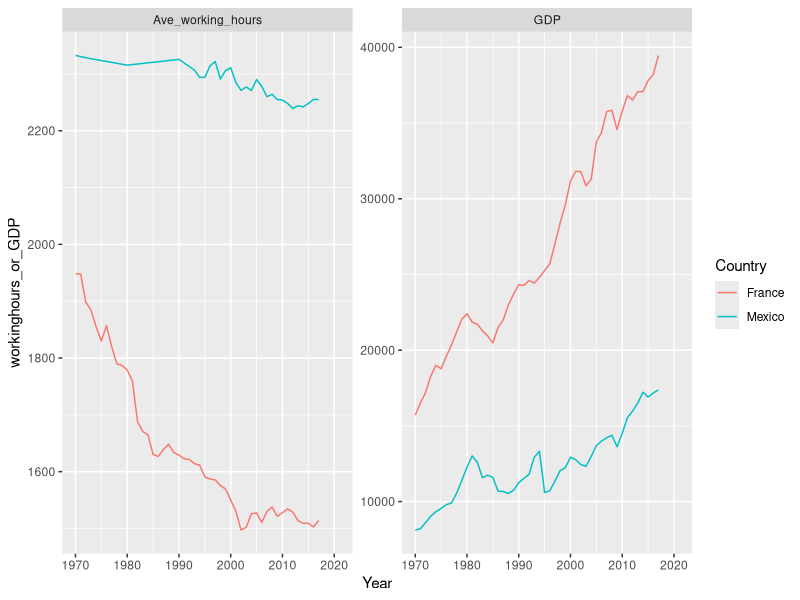
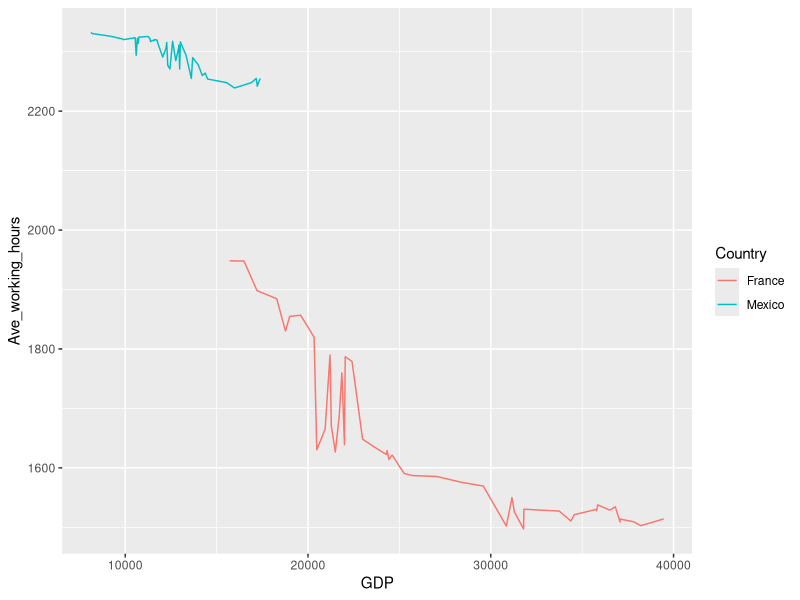

Reproduce these figures in R, in order. (Note: this script raises an error after producing the figures.)
## ---- chunk 1
# Libraries
library(tidyverse)
library(readr)
library(kableExtra)
library(bookdown)

## ---- chunk 2
Analysis_Data <- read_csv(here::here("Data/Assignment_data.csv"))
## ---- chunk 3
#process data
sec3_data <- Analysis_Data %>%
  filter(Entity %in% c("France", "Mexico"),
         Year >= 1970) %>%
  rename(Country = Entity,
         Ave_working_hours = 'Average annual hours worked by persons engaged (avh) (PWT 9.1 (2019))',
         GDP = 'Output-side real GDP per capita (gdppc_o) (PWT 9.1 (2019))',
         Population = 'Population (historical estimates)')
## ---- chunk 4
sec3_figure <- sec3_data %>%
  pivot_longer(cols = "Ave_working_hours":"GDP",
               names_to = "type",
               values_to = "workinghours_or_GDP") 

  ggplot(sec3_figure) +
  geom_line(aes(x = Year,
                y = workinghours_or_GDP,
                color = Country)) +
  facet_wrap(~type, scales = "free_y")
## ---- chunk 5
ggplot(sec3_data) +
    geom_line(aes(x = GDP,
                  y = Ave_working_hours,
                  color = Country)) 
## ---- chunk 6

## ---- chunk 7
knitr::include_graphics("figs/william-iven-gcsNOsPEXfs-unsplash.jpg")
## ---- chunk 8
knitr::include_graphics("figs/helloquence-5fNmWej4tAA-unsplash.jpg")
## ---- chunk 9
knitr::include_graphics("figs/baim-hanif-pYWuOMhtc6k-unsplash.jpg")
## ---- chunk 10
c(1:10)

## ---- chunk 11
penguins %>%
  dplyr::select(body_mass_g,
                ends_with("_mm")
                ) %>%
  glimpse()
## ---- chunk 12
ggplot(data = penguins,
       aes(x = flipper_length_mm,
           y = body_mass_g)) +
  geom_point(aes(color = species,
                 shape = species),
             size = 2) +
  scale_color_manual(
    values = c("darkorange",
               "darkorchid",
               "cyan4"))

## ---- chunk 13
ggplot(data = penguins,
       aes(x = flipper_length_mm,
           y = body_mass_g)) +
  geom_point(aes(color = species,
                 shape = species),
             size = 2) +
  scale_color_manual(
    values = c("darkorange",
               "darkorchid",
               "cyan4"))

## ---- chunk 14
iris2 <- head(iris)
knitr::kable(iris2,
             col.names = gsub("[.]", " ",
                              names(iris)))

## ---- chunk 15
